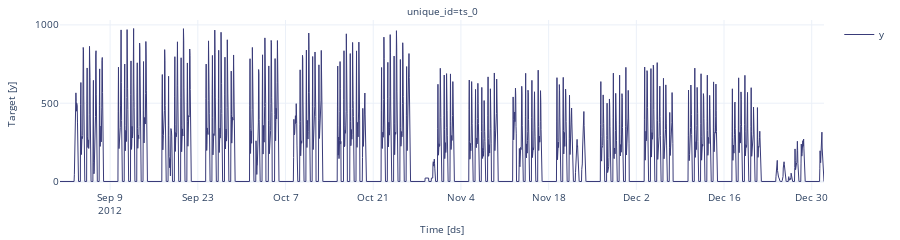

Notebook code for this chart:
### Code cell
nixtla_client.plot(test_df, engine='plotly')

### Figure 1 — Plotly figure (JSON) as saved in the notebook; plotly's stock layout.template omitted (floating-point values rounded to 4 significant figures; data arrays with more than 128 entries replaced by an {"elided": "..."} marker saying what was removed)
{"data": [{"legendgroup": "y", "line": {"color": "#393b79", "width": 1}, "mode": "lines", "name": "y", "showlegend": true, "type": "scatter", "x": {"elided": "2928 str values"}, "xaxis": "x", "y": {"elided": "2928 int values"}, "yaxis": "y"}], "layout": {"annotations": [{"font": {"size": 10}, "showarrow": false, "text": "unique_id=ts_0", "x": 0.5, "xanchor": "center", "xref": "paper", "y": 1, "yanchor": "bottom", "yref": "paper"}, {"font": {"size": 10}, "showarrow": false, "text": "Time [ds]", "x": 0.5, "xanchor": "center", "xref": "paper", "y": 0, "yanchor": "top", "yref": "paper", "yshift": -30}, {"font": {"size": 10}, "showarrow": false, "text": "Target [y]", "textangle": -90, "x": 0, "xanchor": "right", "xref": "paper", "xshift": -40, "y": 0.5, "yanchor": "middle", "yref": "paper"}], "autosize": true, "font": {"size": 10}, "height": 200, "margin": {"b": 50, "l": 60, "r": 10, "t": 20}, "xaxis": {"anchor": "y", "domain": [0, 1], "showticklabels": true, "visible": true}, "yaxis": {"anchor": "x", "domain": [0, 1]}}}
